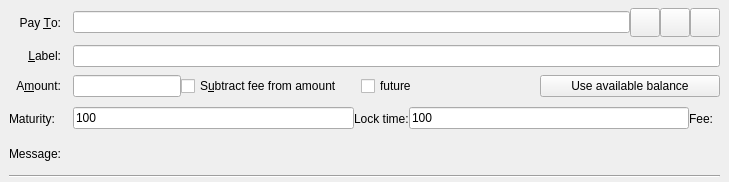
<?xml version="1.0" encoding="UTF-8"?>
<ui version="4.0">
 <class>SendCoinsEntry</class>
 <widget class="QStackedWidget" name="SendCoinsEntry">
  <property name="geometry">
   <rect>
    <x>0</x>
    <y>0</y>
    <width>729</width>
    <height>182</height>
   </rect>
  </property>
  <property name="focusPolicy">
   <enum>Qt::TabFocus</enum>
  </property>
  <property name="autoFillBackground">
   <bool>false</bool>
  </property>
  <widget class="QFrame" name="SendCoins">
   <property name="toolTip">
    <string>This is a normal payment.</string>
   </property>
   <property name="frameShape">
    <enum>QFrame::NoFrame</enum>
   </property>
   <layout class="QGridLayout" name="gridLayout">
    <property name="topMargin">
     <number>8</number>
    </property>
    <property name="bottomMargin">
     <number>4</number>
    </property>
    <property name="horizontalSpacing">
     <number>12</number>
    </property>
    <property name="verticalSpacing">
     <number>8</number>
    </property>
    <item row="1" column="1">
     <widget class="QLineEdit" name="addAsLabel">
      <property name="toolTip">
       <string>Enter a label for this address to add it to the list of used addresses</string>
      </property>
     </widget>
    </item>
    <item row="4" column="0">
     <widget class="QLabel" name="messageLabel">
      <property name="text">
       <string>Message:</string>
      </property>
      <property name="alignment">
       <set>Qt::AlignRight|Qt::AlignTrailing|Qt::AlignVCenter</set>
      </property>
     </widget>
    </item>
    <item row="6" column="0" colspan="2">
     <widget class="Line" name="line">
      <property name="orientation">
       <enum>Qt::Horizontal</enum>
      </property>
     </widget>
    </item>
    <item row="4" column="1">
     <widget class="QLabel" name="messageTextLabel">
      <property name="toolTip">
       <string>A message that was attached to the sciia: URI which will be stored with the transaction for your reference. Note: This message will not be sent over the Sciia network.</string>
      </property>
      <property name="textFormat">
       <enum>Qt::PlainText</enum>
      </property>
     </widget>
    </item>
    <item row="0" column="1">
     <layout class="QHBoxLayout" name="payToLayout">
      <property name="spacing">
       <number>0</number>
      </property>
      <item>
       <widget class="QValidatedLineEdit" name="payTo">
        <property name="toolTip">
         <string>The Sciia address to send the payment to</string>
        </property>
       </widget>
      </item>
      <item>
       <widget class="QToolButton" name="addressBookButton">
        <property name="toolTip">
         <string>Choose previously used address</string>
        </property>
        <property name="text">
         <string/>
        </property>
        <property name="iconSize">
         <size>
          <width>22</width>
          <height>22</height>
         </size>
        </property>
        <property name="shortcut">
         <string>Alt+A</string>
        </property>
       </widget>
      </item>
      <item>
       <widget class="QToolButton" name="pasteButton">
        <property name="toolTip">
         <string>Paste address from clipboard</string>
        </property>
        <property name="text">
         <string/>
        </property>
        <property name="iconSize">
         <size>
          <width>22</width>
          <height>22</height>
         </size>
        </property>
        <property name="shortcut">
         <string>Alt+P</string>
        </property>
       </widget>
      </item>
      <item>
       <widget class="QToolButton" name="deleteButton">
        <property name="toolTip">
         <string>Remove this entry</string>
        </property>
        <property name="text">
         <string/>
        </property>
        <property name="iconSize">
         <size>
          <width>22</width>
          <height>22</height>
         </size>
        </property>
       </widget>
      </item>
     </layout>
    </item>
    <item row="0" column="0">
     <widget class="QLabel" name="payToLabel">
      <property name="text">
       <string>Pay &amp;To:</string>
      </property>
      <property name="alignment">
       <set>Qt::AlignRight|Qt::AlignTrailing|Qt::AlignVCenter</set>
      </property>
      <property name="buddy">
       <cstring>payTo</cstring>
      </property>
     </widget>
    </item>
    <item row="2" column="1">
     <layout class="QHBoxLayout" name="horizontalLayoutAmount" stretch="0,0,0,0">
      <item>
       <widget class="BitcoinAmountField" name="payAmount">
        <property name="sizePolicy">
         <sizepolicy hsizetype="Maximum" vsizetype="Fixed">
          <horstretch>0</horstretch>
          <verstretch>0</verstretch>
         </sizepolicy>
        </property>
       </widget>
      </item>
      <item>
       <widget class="QCheckBox" name="checkboxSubtractFeeFromAmount">
        <property name="toolTip">
         <string>The fee will be deducted from the amount being sent. The recipient will receive a lower amount of Sciia than you enter in the amount field. If multiple recipients are selected, the fee is split equally.</string>
        </property>
        <property name="text">
         <string>S&amp;ubtract fee from amount</string>
        </property>
       </widget>
      </item>
      <item>
       <widget class="QCheckBox" name="futureCb">
        <property name="toolTip">
         <string>Enable/Disable future transaction</string>
        </property>
        <property name="text">
         <string>future</string>
        </property>
       </widget>
      </item>
      <item>
       <widget class="QPushButton" name="useAvailableBalanceButton">
        <property name="text">
         <string>Use available balance</string>
        </property>
       </widget>
      </item>
     </layout>
    </item>
    <item row="1" column="0">
     <widget class="QLabel" name="labellLabel">
      <property name="text">
       <string>&amp;Label:</string>
      </property>
      <property name="alignment">
       <set>Qt::AlignRight|Qt::AlignTrailing|Qt::AlignVCenter</set>
      </property>
      <property name="buddy">
       <cstring>addAsLabel</cstring>
      </property>
     </widget>
    </item>
    <item row="3" column="0">
     <widget class="QLabel" name="maturityLb">
      <property name="text">
       <string>Maturity:</string>
      </property>
     </widget>
    </item>
    <item row="2" column="0">
     <widget class="QLabel" name="amountLabel">
      <property name="text">
       <string>A&amp;mount:</string>
      </property>
      <property name="alignment">
       <set>Qt::AlignRight|Qt::AlignTrailing|Qt::AlignVCenter</set>
      </property>
      <property name="buddy">
       <cstring>payAmount</cstring>
      </property>
     </widget>
    </item>
    <item row="3" column="1">
     <layout class="QHBoxLayout" name="futureHorizontalLayout">
      <item>
       <widget class="QLineEdit" name="maturity">
        <property name="toolTip">
         <string>Number of block confirmations for this output to be spendable if happen before timelock</string>
        </property>
        <property name="text">
         <string notr="true">100</string>
        </property>
       </widget>
      </item>
      <item>
       <widget class="QLabel" name="locktimeLb">
        <property name="text">
         <string>Lock time:</string>
        </property>
       </widget>
      </item>
      <item>
       <widget class="QLineEdit" name="locktime">
        <property name="toolTip">
         <string>Time in seconds for this output to be spendable if happen before maturity</string>
        </property>
        <property name="text">
         <string notr="true">100</string>
        </property>
       </widget>
      </item>
      <item>
       <widget class="QLabel" name="feeLb">
        <property name="text">
         <string>Fee:</string>
        </property>
       </widget>
      </item>
      <item>
       <widget class="QLabel" name="feeDisplay">
        <property name="text">
         <string/>
        </property>
       </widget>
      </item>
     </layout>
    </item>
   </layout>
  </widget>
  <widget class="QFrame" name="SendCoins_UnauthenticatedPaymentRequest">
   <property name="palette">
    <palette>
     <active/>
     <inactive/>
     <disabled/>
    </palette>
   </property>
   <property name="toolTip">
    <string>This is an unauthenticated payment request.</string>
   </property>
   <property name="autoFillBackground">
    <bool>true</bool>
   </property>
   <property name="frameShape">
    <enum>QFrame::NoFrame</enum>
   </property>
   <layout class="QGridLayout" name="gridLayout_is">
    <property name="spacing">
     <number>12</number>
    </property>
    <item row="0" column="0">
     <widget class="QLabel" name="payToLabel_is">
      <property name="text">
       <string>Pay To:</string>
      </property>
      <property name="alignment">
       <set>Qt::AlignRight|Qt::AlignTrailing|Qt::AlignVCenter</set>
      </property>
     </widget>
    </item>
    <item row="0" column="1">
     <layout class="QHBoxLayout" name="payToLayout_is">
      <property name="spacing">
       <number>0</number>
      </property>
      <item>
       <widget class="QLabel" name="payTo_is"/>
      </item>
      <item>
       <widget class="QToolButton" name="deleteButton_is">
        <property name="toolTip">
         <string>Remove this entry</string>
        </property>
        <property name="text">
         <string/>
        </property>
       </widget>
      </item>
     </layout>
    </item>
    <item row="1" column="0">
     <widget class="QLabel" name="memoLabel_is">
      <property name="text">
       <string>Memo:</string>
      </property>
      <property name="alignment">
       <set>Qt::AlignRight|Qt::AlignTrailing|Qt::AlignVCenter</set>
      </property>
     </widget>
    </item>
    <item row="1" column="1">
     <widget class="QLabel" name="memoTextLabel_is">
      <property name="textFormat">
       <enum>Qt::PlainText</enum>
      </property>
     </widget>
    </item>
    <item row="2" column="0">
     <widget class="QLabel" name="amountLabel_is">
      <property name="text">
       <string>A&amp;mount:</string>
      </property>
      <property name="alignment">
       <set>Qt::AlignRight|Qt::AlignTrailing|Qt::AlignVCenter</set>
      </property>
      <property name="buddy">
       <cstring>payAmount_is</cstring>
      </property>
     </widget>
    </item>
    <item row="2" column="1">
     <widget class="BitcoinAmountField" name="payAmount_is">
      <property name="acceptDrops">
       <bool>false</bool>
      </property>
     </widget>
    </item>
   </layout>
  </widget>
  <widget class="QFrame" name="SendCoins_AuthenticatedPaymentRequest">
   <property name="palette">
    <palette>
     <active/>
     <inactive/>
     <disabled/>
    </palette>
   </property>
   <property name="toolTip">
    <string>This is an authenticated payment request.</string>
   </property>
   <property name="autoFillBackground">
    <bool>true</bool>
   </property>
   <property name="frameShape">
    <enum>QFrame::NoFrame</enum>
   </property>
   <layout class="QGridLayout" name="gridLayout_s">
    <property name="spacing">
     <number>12</number>
    </property>
    <item row="0" column="0">
     <widget class="QLabel" name="payToLabel_s">
      <property name="text">
       <string>Pay To:</string>
      </property>
      <property name="alignment">
       <set>Qt::AlignRight|Qt::AlignTrailing|Qt::AlignVCenter</set>
      </property>
     </widget>
    </item>
    <item row="0" column="1">
     <layout class="QHBoxLayout" name="payToLayout_s">
      <property name="spacing">
       <number>0</number>
      </property>
      <item>
       <widget class="QLabel" name="payTo_s">
        <property name="textFormat">
         <enum>Qt::PlainText</enum>
        </property>
       </widget>
      </item>
      <item>
       <widget class="QToolButton" name="deleteButton_s">
        <property name="toolTip">
         <string>Remove this entry</string>
        </property>
        <property name="text">
         <string/>
        </property>
       </widget>
      </item>
     </layout>
    </item>
    <item row="1" column="0">
     <widget class="QLabel" name="memoLabel_s">
      <property name="text">
       <string>Memo:</string>
      </property>
      <property name="alignment">
       <set>Qt::AlignRight|Qt::AlignTrailing|Qt::AlignVCenter</set>
      </property>
     </widget>
    </item>
    <item row="1" column="1">
     <widget class="QLabel" name="memoTextLabel_s">
      <property name="textFormat">
       <enum>Qt::PlainText</enum>
      </property>
     </widget>
    </item>
    <item row="2" column="0">
     <widget class="QLabel" name="amountLabel_s">
      <property name="text">
       <string>A&amp;mount:</string>
      </property>
      <property name="alignment">
       <set>Qt::AlignRight|Qt::AlignTrailing|Qt::AlignVCenter</set>
      </property>
      <property name="buddy">
       <cstring>payAmount_s</cstring>
      </property>
     </widget>
    </item>
    <item row="2" column="1">
     <widget class="BitcoinAmountField" name="payAmount_s">
      <property name="acceptDrops">
       <bool>false</bool>
      </property>
     </widget>
    </item>
   </layout>
  </widget>
 </widget>
 <customwidgets>
  <customwidget>
   <class>QValidatedLineEdit</class>
   <extends>QLineEdit</extends>
   <header>qt/qvalidatedlineedit.h</header>
  </customwidget>
  <customwidget>
   <class>BitcoinAmountField</class>
   <extends>QLineEdit</extends>
   <header>qt/bitcoinamountfield.h</header>
   <container>1</container>
  </customwidget>
 </customwidgets>
 <tabstops>
  <tabstop>payTo</tabstop>
  <tabstop>addressBookButton</tabstop>
  <tabstop>pasteButton</tabstop>
  <tabstop>deleteButton</tabstop>
  <tabstop>addAsLabel</tabstop>
  <tabstop>payAmount</tabstop>
  <tabstop>payAmount_is</tabstop>
  <tabstop>deleteButton_is</tabstop>
  <tabstop>payAmount_s</tabstop>
  <tabstop>deleteButton_s</tabstop>
 </tabstops>
 <resources>
  <include location="../sciia.qrc"/>
 </resources>
 <connections/>
</ui>
